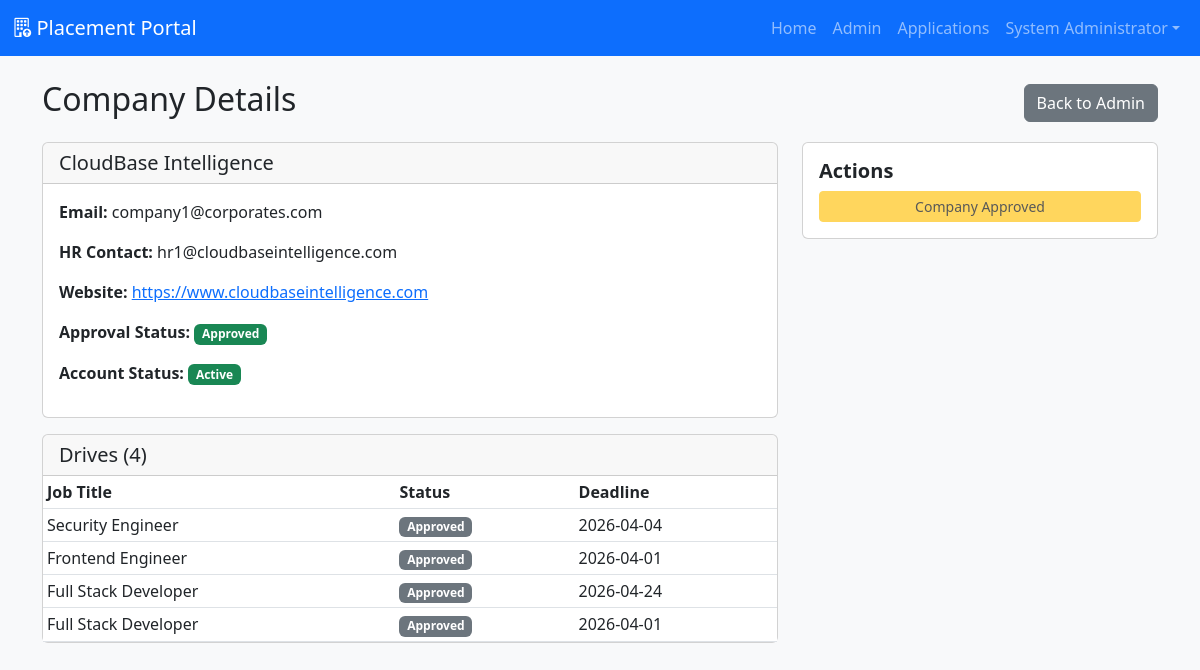
The page /admin/user/23/details (signed in) on the database its author committed.
### models.py (models this page shows, shortened)
class User(UserMixin, db.Model):
    __tablename__ = 'users'
    id = db.Column(db.Integer, primary_key=True)
    email = db.Column(db.String(120), unique=True, nullable=False)
    password = db.Column(db.String(128), nullable=False)
    name = db.Column(db.String(120))
    role = db.Column(db.String(20), nullable=False)  # 'admin', 'company', 'student'
    active = db.Column(db.Boolean, default=True)
    blacklisted = db.Column(db.Boolean, default=False)

class CompanyProfile(db.Model):
    __tablename__ = 'companies'
    id = db.Column(db.Integer, primary_key=True)
    user_id = db.Column(db.Integer, db.ForeignKey('users.id'), nullable=False)
    company_name = db.Column(db.String(240), nullable=False)
    hr_contact = db.Column(db.String(120))
    website = db.Column(db.String(240))
    approved = db.Column(db.Boolean, default=False)
    blacklisted = db.Column(db.Boolean, default=False)
    user = db.relationship('User', backref='company_profile', uselist=False)

class Drive(db.Model):
    __tablename__ = 'drives'
    id = db.Column(db.Integer, primary_key=True)
    company_id = db.Column(db.Integer, db.ForeignKey('companies.id'), nullable=False)
    job_title = db.Column(db.String(240), nullable=False)
    job_description = db.Column(db.Text)
    eligibility = db.Column(db.String(240))
    salary = db.Column(db.String(100))
    location = db.Column(db.String(120))
    application_deadline = db.Column(db.Date)
    status = db.Column(db.String(20), default='Pending')  # Pending / Approved / Closed
    created_at = db.Column(db.DateTime, default=datetime.utcnow)
    company = db.relationship('CompanyProfile', backref='drives')

### app.py (the view)
@app.route('/admin/user/<int:user_id>/details')
@login_required
@role_required('admin')
def admin_user_details(user_id):
    user = User.query.get_or_404(user_id)
    if user.role == 'student':
        profile = StudentProfile.query.filter_by(user_id=user.id).first()
        apps = Application.query.filter_by(student_id=user.id).all()
        return render_template('admin_student_details.html', user=user, profile=profile, applications=apps)
    elif user.role == 'company':
        profile = CompanyProfile.query.filter_by(user_id=user.id).first()
        drives = Drive.query.filter_by(company_id=profile.id).all()
        return render_template('admin_company_details.html', user=user, profile=profile, drives=drives)
    else:
        flash('User not found', 'danger')
        return redirect(url_for('admin_dashboard'))

### app.py (called while the page is built)
@login_manager.user_loader
def load_user(user_id):
    return User.query.get(int(user_id))

def role_required(role):
    def decorator(fn):
        from functools import wraps
        @wraps(fn)
        def wrapper(*args, **kwargs):
            if not current_user.is_authenticated or current_user.role != role:
                flash('Access denied', 'danger')
                return redirect(url_for('login'))
            return fn(*args, **kwargs)
        return wrapper
    return decorator

### templates/admin_company_details.html
{% extends 'base.html' %}
{% block content %}
  <div class="d-flex justify-content-between align-items-center mb-3">
    <h2>Company Details</h2>
    <a class="btn btn-secondary" href="{{ url_for('admin_dashboard') }}">Back to Admin</a>
  </div>
  <div class="row">
    <div class="col-md-8">
      <div class="card mb-3">
        <div class="card-header">
          <h5 class="mb-0">{{ profile.company_name }}</h5>
        </div>
        <div class="card-body">
          <p><strong>Email:</strong> {{ user.email }}</p>
          <p><strong>HR Contact:</strong> {{ profile.hr_contact or 'Not provided' }}</p>
          <p><strong>Website:</strong>
            {% if profile.website %}
              <a href="{{ profile.website }}" target="_blank">{{ profile.website }}</a>
            {% else %}
              Not provided
            {% endif %}
          </p>
          <p><strong>Approval Status:</strong>
            {% if profile.approved %}
              <span class="badge bg-success">Approved</span>
            {% else %}
              <span class="badge bg-warning">Pending Approval</span>
            {% endif %}
          </p>
          <p><strong>Account Status:</strong>
            {% if profile.blacklisted %}
              <span class="badge bg-danger">Blacklisted</span>
            {% else %}
              <span class="badge bg-success">Active</span>
            {% endif %}
          </p>
        </div>
      </div>
      <div class="card">
        <div class="card-header">
          <h5 class="mb-0">Drives ({{ drives|length }})</h5>
        </div>
        <table class="table table-sm mb-0">
          <thead>
            <tr>
              <th>Job Title</th>
              <th>Status</th>
              <th>Deadline</th>
            </tr>
          </thead>
          <tbody>
            {% for d in drives %}
              <tr>
                <td>{{ d.job_title }}</td>
                <td><span class="badge bg-secondary">{{ d.status }}</span></td>
                <td>{{ d.application_deadline or 'N/A' }}</td>
              </tr>
            {% else %}
              <tr><td colspan="3" class="text-center">No drives</td></tr>
            {% endfor %}
          </tbody>
        </table>
      </div>
    </div>
    <div class="col-md-4">
      <div class="card">
        <div class="card-body">
          <h5 class="card-title">Actions</h5>
          {% if not profile.approved %}
            <a class="btn btn-success btn-sm w-100 mb-2" href="{{ url_for('approve_company', company_id=profile.id) }}">Approve Company</a>
            <a class="btn btn-danger btn-sm w-100" href="{{ url_for('reject_company', company_id=profile.id) }}">Reject Company</a>
          {% else %}
            {% if not profile.blacklisted %}
              <button class="btn btn-warning btn-sm w-100" disabled>Company Approved</button>
            {% else %}
              <p class="text-center text-muted small">Company is blacklisted</p>
            {% endif %}
          {% endif %}
        </div>
      </div>
    </div>
  </div>
{% endblock %}

### templates/base.html (shortened to what this page needs)
<!doctype html>
<html lang="en">
  <head>
    <link href="https://cdn.jsdelivr.net/npm/bootstrap@5.3.0/dist/css/bootstrap.min.css" rel="stylesheet">
    <link href="https://cdn.jsdelivr.net/npm/bootstrap-icons@1.10.5/font/bootstrap-icons.css" rel="stylesheet">
    <link href="{{ url_for('static', filename='css/style.css') }}" rel="stylesheet">
  </head>
  <body>
    <nav class="navbar navbar-expand-lg navbar-dark bg-primary">
      <div class="container-fluid">
        <a class="navbar-brand d-flex align-items-center" href="{{ url_for('index') }}"><i class="bi bi-building-up"></i>&nbsp;Placement Portal</a>
        <div class="collapse navbar-collapse" id="navCollapse">
          <ul class="navbar-nav ms-auto">
            <li class="nav-item"><a class="nav-link" href="{{ url_for('index') }}">Home</a></li>
            {% if current_user.is_authenticated %}
              {% if current_user.role=='admin' %}
                <li class="nav-item"><a class="nav-link" href="{{ url_for('admin_dashboard') }}">Admin</a></li>
                <li class="nav-item"><a class="nav-link" href="{{ url_for('admin_applications') }}">Applications</a></li>
              {% elif current_user.role=='company' %}
                <li class="nav-item"><a class="nav-link" href="{{ url_for('company_dashboard') }}">Company</a></li>
              {% endif %}
              <li class="nav-item dropdown">
                <a class="nav-link dropdown-toggle" href="#" role="button" data-bs-toggle="dropdown">{{ current_user.name }}</a>
              </li>
            {% else %}
              <li class="nav-item"><a class="nav-link" href="{{ url_for('login') }}">Login</a></li>
            {% endif %}
          </ul>
        </div>
      </div>
    </nav>
    <div class="container mt-4">
      {% block content %}{% endblock %}
    </div>
  </body>
</html>

### static/css/style.css (style rules this page uses)
body { background: #f8f9fa; }
.navbar-brand i { font-size: 1.2rem; }
.card-title { font-weight: 600; }
.card { transition: transform 0.2s; }

### rows shown on the page
User: name "System Administrator"
CompanyProfile: company_name "CloudBase Intelligence", hr_contact "hr1@cloudbaseintelligence.com", website "https://www.cloudbaseintelligence.com"
User: email "company1@corporates.com"
Drive: job_title "Security Engineer", status "Approved", application_deadline "2026-04-04"
Drive: job_title "Frontend Engineer", status "Approved", application_deadline "2026-04-01"
Drive: job_title "Full Stack Developer", status "Approved", application_deadline "2026-04-24"
Drive: job_title "Full Stack Developer", status "Approved", application_deadline "2026-04-01"

### other values the page prints
{{ drives|length }} "4"
